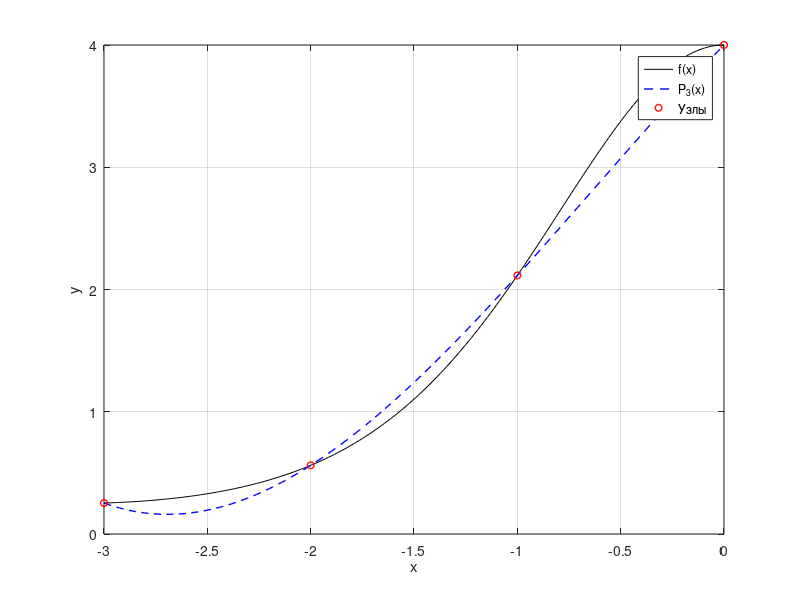

Here is the MATLAB script that generated this plot:
% Узлы те же
a = -3;
b = 0;


% Функция f(x) = 4^(cos(x))
f = @(x) 4 .^ (cos(x));

x_nodes = [-3, -2, -1, 0];
y_nodes = f(x_nodes);

% 1. Разделённые разности
n = length(x_nodes);
coeff = y_nodes;  % коэффициенты Ньютона
for j = 2:n
    for i = n:-1:j
        coeff(i) = (coeff(i) - coeff(i-1)) / (x_nodes(i) - x_nodes(i-j+1));
    end
end


fprintf("Узлы и значения функции f(x) = 4^(cos(x)):\n");
for i = 1:length(x_nodes)
    printf("x_%d = %2d, f(x_%d) = %.6f\n", i-1, x_nodes(i), i-1, y_nodes(i));
end


% Вывод коэффициентов
fprintf('\nКоэффициенты полинома Ньютона:\n');
for i = 1:n
    fprintf('a%d = %.6f\n', i-1, coeff(i));
end

% 2. Функция полинома Ньютона (с поэлементным умножением)
P = @(x) coeff(1) ...
       + coeff(2)*(x - x_nodes(1)) ...
       + coeff(3)*(x - x_nodes(1)).*(x - x_nodes(2)) ...
       + coeff(4)*(x - x_nodes(1)).*(x - x_nodes(2)).*(x - x_nodes(3));


% Точки погрешности
x_j = [(5*a + b)/6, (a + b)/2, (a + 5*b)/6];
fprintf("\nx_j:");
disp(x_j);
P_xj = P(x_j);
fprintf("Значения в точках x_j:");
disp(P_xj);


y_j = f(x_j);
errors_P = abs(y_j - P_xj);

% Вывод таблицы
fprintf('\nТаблица результатов (равномерная сетка):\n');
fprintf('-------------------------------------------------------------\n');
fprintf('j   x_j        f(x_j)      P3(x_j)      |f(x_j) - P3(x_j)|\n');
fprintf('-------------------------------------------------------------\n');
for j = 1:length(x_j)
    fprintf('%d   %6.3f   %10.6f   %10.6f   %10.6e\n', ...
            j-1, x_j(j), y_j(j), P_xj(j), errors_P(j));
end
fprintf('-------------------------------------------------------------\n');

xx = linspace(a, b, 200);
figure;
plot(xx, f(xx), 'k-', xx, P(xx), 'b--', 'LineWidth', 1);
hold on;
plot(x_nodes, y_nodes, 'ro', 'MarkerSize', 5, 'LineWidth', 1);
hold off;
grid on;
legend('f(x)', 'P_3(x)', 'Узлы', 'Location', 'best');
xlabel('x'); ylabel('y');




